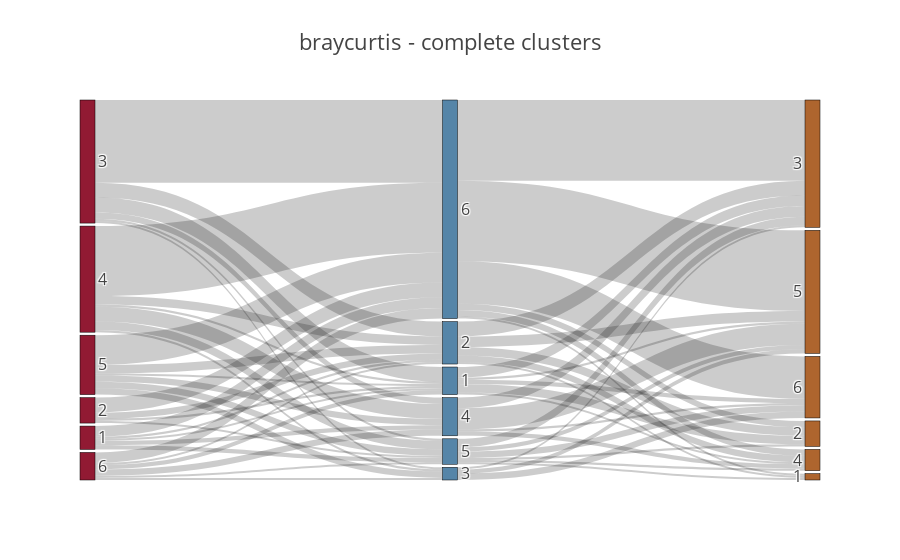

Write notebook code for a chart like this one.
### Code cell
sankey1("complete","braycurtis", 6)

### Figure 1 — Plotly figure (JSON) as saved in the notebook; plotly's stock layout.template omitted (floating-point values rounded to 4 significant figures)
{"data": [{"domain": {"x": [0, 1], "y": [0, 1]}, "height": 70, "link": {"source": [0, 0, 0, 0, 0, 1, 1, 1, 1, 2, 2, 2, 2, 2, 2, 3, 3, 3, 3, 3, 3, 4, 4, 4, 4, 4, 4, 5, 5, 5, 5, 5, 5, 6, 6, 6, 6, 6, 7, 7, 7, 7, 7, 8, 8, 8, 9, 9, 9, 9, 10, 10, 10, 10, 10, 10, 11, 11, 11, 11, 11, 11], "target": [6, 7, 9, 10, 11, 6, 7, 10, 11, 6, 7, 8, 9, 10, 11, 6, 7, 8, 9, 10, 11, 6, 7, 8, 9, 10, 11, 6, 7, 8, 9, 10, 11, 13, 14, 15, 16, 17, 12, 13, 14, 15, 16, 14, 16, 17, 14, 15, 16, 17, 12, 13, 14, 15, 16, 17, 12, 13, 14, 15, 16, 17], "value": [1, 1, 2, 2, 5, 1, 3, 1, 7, 7, 7, 1, 3, 1, 39, 1, 4, 1, 7, 4, 33, 1, 4, 3, 3, 3, 14, 2, 1, 1, 3, 1, 5, 4, 5, 1, 1, 2, 1, 4, 7, 3, 5, 1, 2, 3, 5, 2, 10, 1, 1, 1, 4, 1, 2, 3, 1, 3, 38, 3, 38, 20]}, "node": {"color": ["#911A33", "#911A33", "#911A33", "#911A33", "#911A33", "#911A33", "#5585A8", "#5585A8", "#5585A8", "#5585A8", "#5585A8", "#5585A8", "#AE652E", "#AE652E", "#AE652E", "#AE652E", "#AE652E", "#AE652E"], "label": ["1", "2", "3", "4", "5", "6", "1", "2", "3", "4", "5", "6", "1", "2", "3", "4", "5", "6", null, null, null, null, null, null, null, null, null, null, null, null, null, null, null, null, null, null, null, null, null, null, null, null, null, null, null, null, null, null, null, null, null, null, null, null, null, null, null, null, null, null, null, null], "line": {"color": "black", "width": 0.5}, "pad": 3, "thickness": 15}, "orientation": "h", "type": "sankey", "valueformat": ".0f", "width": 500}], "layout": {"font": {"size": 16}, "title": "braycurtis - complete clusters"}}
